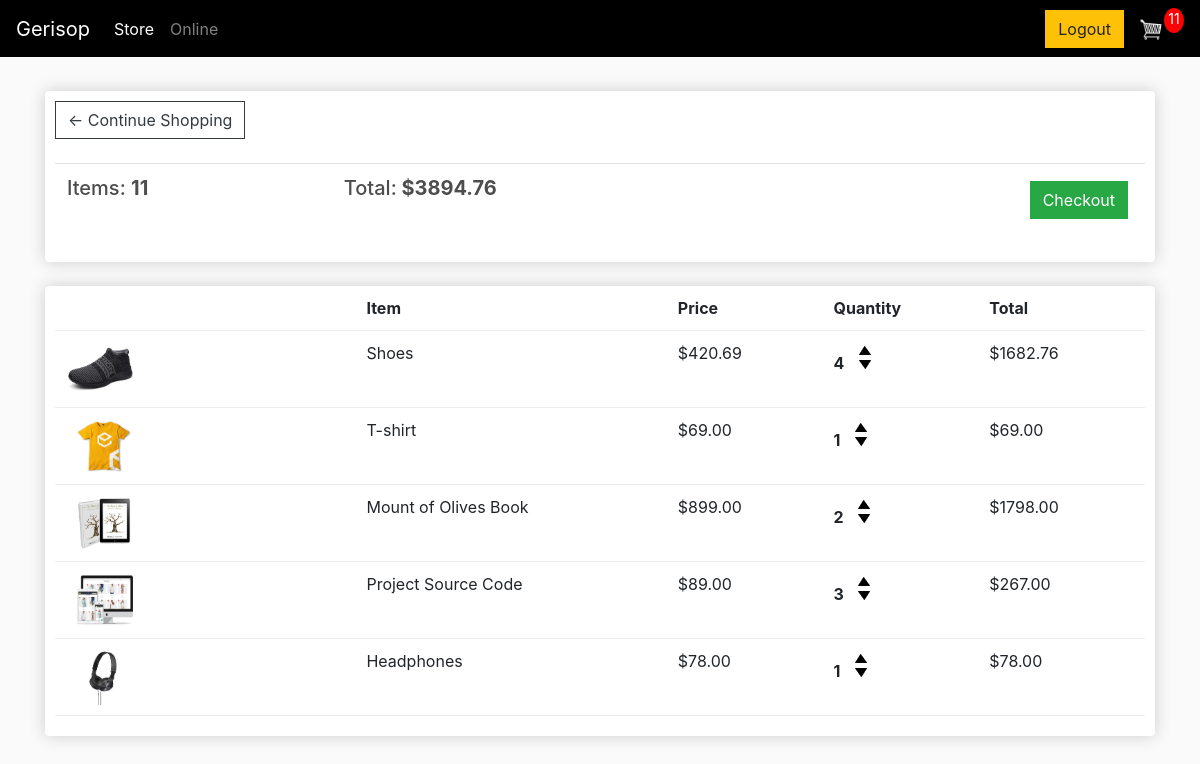
/cart/ (signed in), run on an earlier commit of the app's database.
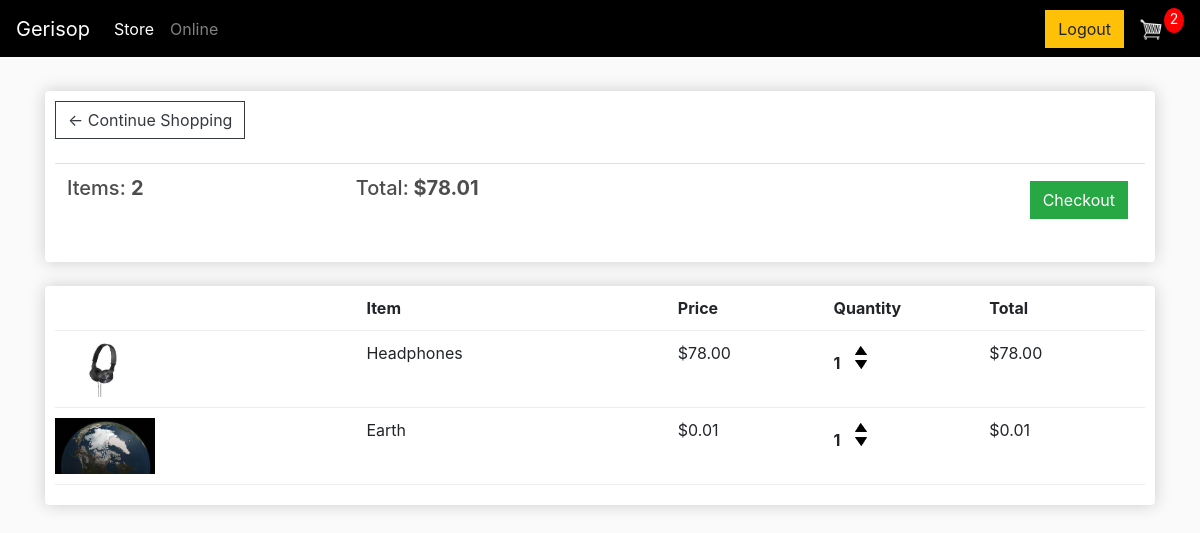
And on a later commit of the database.
### store/models.py (models this page shows, shortened)
class Order(models.Model):
	customer = models.ForeignKey(Customer, on_delete=models.SET_NULL, null=True, blank=True)
	date_ordered = models.DateTimeField(auto_now_add=True)
	complete = models.BooleanField(default=False)
	transaction_id = models.CharField(max_length=100, null=True)
	@property
	def get_cart_total(self):
		orderitems = self.orderitem_set.all()
		total = sum([item.get_total for item in orderitems])
		return total
	@property
	def get_cart_items(self):
		orderitems = self.orderitem_set.all()
		total = sum([item.quantity for item in orderitems])
		return total

class OrderItem(models.Model):
	product = models.ForeignKey(Product, on_delete=models.SET_NULL, null=True)
	order = models.ForeignKey(Order, on_delete=models.SET_NULL, null=True)
	quantity = models.IntegerField(default=0, null=True, blank=True)
	date_added = models.DateTimeField(auto_now_add=True)
	@property
	def get_total(self):
		total = self.product.price * self.quantity
		return total

class Product(models.Model):
	name = models.CharField(max_length=200)
	price = models.FloatField()
	digital = models.BooleanField(default=False,null=True, blank=True)
	image = models.ImageField(null=True, blank=True)
	@property
	def imageURL(self):
		try:
			url = self.image.url
		except:
			url = ''
		return url

### store/views.py (the view)
# urls.py: path('cart/', views.cart, name="cart"),
def cart(request):
	if request.user.is_authenticated:
		customer = request.user.customer
		order, created = Order.objects.get_or_create(customer=customer, complete=False)
		items = order.orderitem_set.all()
		cartItems = order.get_cart_items
	else:
		items = []
		order = {'get_cart_total':0, 'get_cart_items':0, 'shipping':False}
		cartItems = order['get_cart_items']
	context = {'items':items, 'order':order, 'cartItems':cartItems}
	return render(request, 'store/cart.html', context)

### store/templates/store/cart.html
{% extends 'store/main.html' %}
{% load static %}
{% block content %}
	<div class="row">
		<div class="col-lg-12">
			<div class="box-element">
				<a  class="btn btn-outline-dark" href="{% url 'store' %}">&#x2190; Continue Shopping</a>
				<br>
				<br>
				<table class="table">
					<tr>
						<th><h5>Items: <strong>{{order.get_cart_items}}</strong></h5></th>
						<th><h5>Total:<strong> ${{order.get_cart_total|floatformat:2}}</strong></h5></th>
						<th>
							<a  style="float:right; margin:5px;" class="btn btn-success" href="{% url 'checkout' %}">Checkout</a>
						</th>
					</tr>
				</table>
			</div>
			<br>
			<div class="box-element">
				<div class="cart-row">
					<div style="flex:2"></div>
					<div style="flex:2"><strong>Item</strong></div>
					<div style="flex:1"><strong>Price</strong></div>
					<div style="flex:1"><strong>Quantity</strong></div>
					<div style="flex:1"><strong>Total</strong></div>
				</div>
				{% for item in items %}
				<div class="cart-row">
					<div style="flex:2"><img class="row-image" src="{{item.product.imageURL}}"></div>
					<div style="flex:2"><p>{{item.product.name}}</p></div>
					<div style="flex:1"><p>${{item.product.price|floatformat:2}}</p></div>
					<div style="flex:1">
						<p class="quantity">{{item.quantity}}</p>
						<div class="quantity">
							<img data-product="{{item.product.id}}" data-action="add" class="chg-quantity update-cart" src="{% static  'images/arrow-up.png' %}">
							<img data-product="{{item.product.id}}" data-action="remove" class="chg-quantity update-cart" src="{% static  'images/arrow-down.png' %}">
						</div>
					</div>
					<div style="flex:1"><p>${{item.get_total|floatformat:2}}</p></div>
				</div>
				{% endfor %}
			</div>
		</div>
	</div>
{% endblock content %}

What changed in the data, as far as the page shows it:
removed OrderItem: product.imageURL (picture), product.name "Shoes", product.price "420.69", quantity "4", get_total "1682.76"
removed OrderItem: product.imageURL (picture), product.name "T-shirt", product.price "69.00", quantity "1", get_total "69.00"
removed OrderItem: product.imageURL (picture), product.name "Mount of Olives Book", product.price "899.00", quantity "2", get_total "1798.00"
removed OrderItem: product.imageURL (picture), product.name "Project Source Code", product.price "89.00", quantity "3", get_total "267.00"
computed for Order: get_cart_items "11" → "2"; get_cart_total "3894.76" → "78.01"
added OrderItem: product.imageURL (picture), product.name "Earth", product.price "0.01", quantity "1", get_total "0.01"
Also different on the page:
{{ cartItems }}: "11" → "2"
